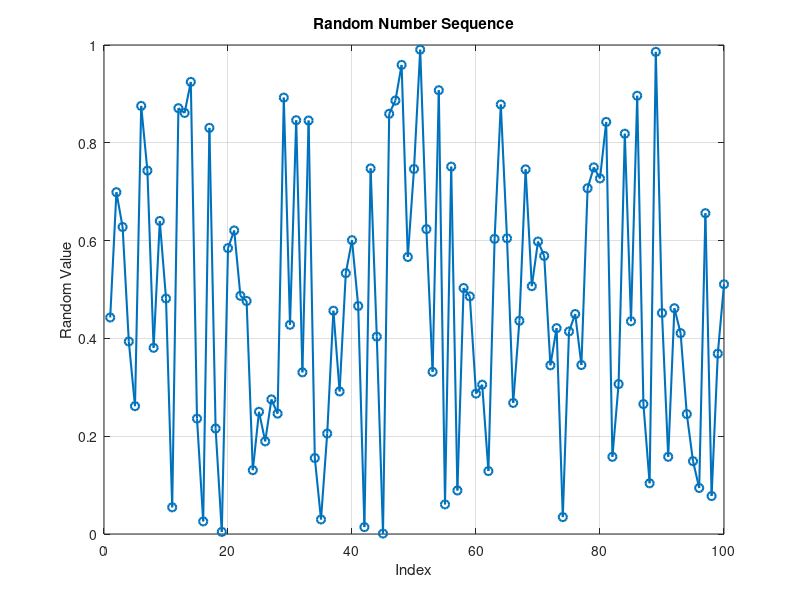

The MATLAB script that drew this image:
% Random Number Sequence Generation and Plotting
clear; clc; close all;

% Parameters
num_points = 100; % number of random points to generate
random_numbers = rand(1, num_points); % generate random numbers between 0 and 1

% Plotting the random numbers
figure;
plot(random_numbers, '-o', 'LineWidth', 1.5);
xlabel('Index');
ylabel('Random Value');
title('Random Number Sequence');
grid on;